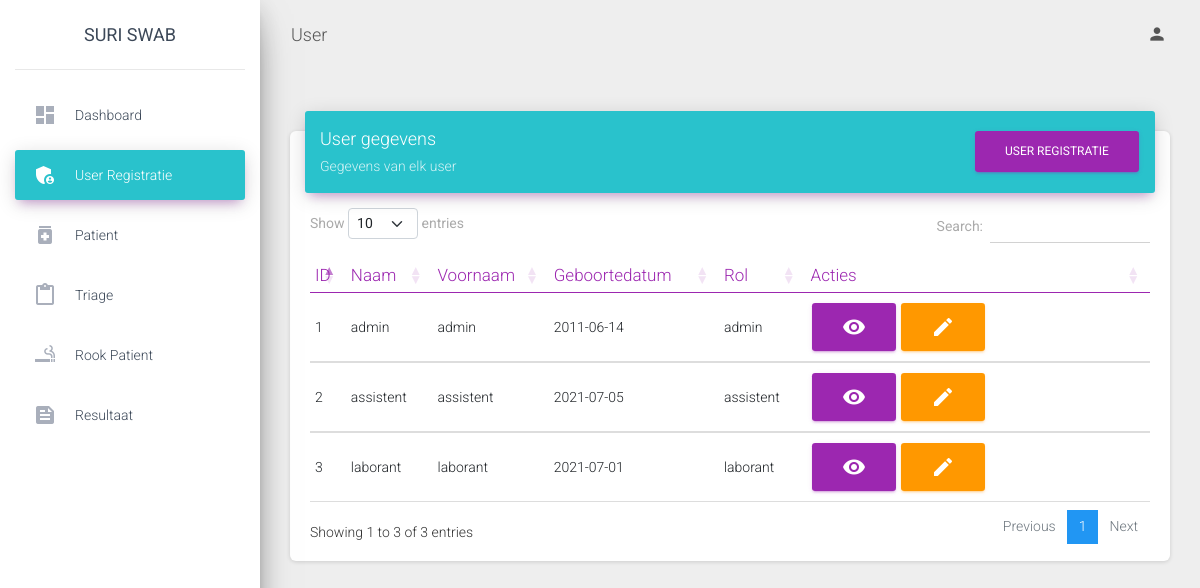
Page /admin/view/admin.php on the committed database.
### tables this page shows
CREATE TABLE `gebruikers` (
  `id_gebruiker` int(11) NOT NULL,
  `role` enum('admin','assistent','laborant') NOT NULL,
  `usernaam` varchar(255) NOT NULL,
  `password` varchar(255) NOT NULL,
  `id_district` int(11) NOT NULL,
  `Unaam` varchar(30) NOT NULL,
  `Uvoornaam` varchar(30) NOT NULL,
  `geboortedatum` date NOT NULL
);

### admin/view/admin.php (the view, shortened to what this page needs)
<?php
include '../../db/connection.php';
?>
<!DOCTYPE html>
<html lang="en">
<head>
  <link rel="stylesheet" href="https://maxcdn.bootstrapcdn.com/font-awesome/latest/css/font-awesome.min.css">
  <link href="https://cdn.jsdelivr.net/npm/bootstrap@5.0.1/dist/css/bootstrap.min.css" rel="stylesheet">
  <link href="../../assets/css/material-dashboard.css?v=2.1.2" rel="stylesheet" />
  <link href="../../assets/demo/demo.css" rel="stylesheet" />
 <link href="https://cdn.datatables.net/1.10.25/css/dataTables.bootstrap5.min.css" rel="stylesheet">
</head>
<body class="">
  <div class="wrapper ">
    <div class="sidebar" data-color="purple" data-background-color="white" data-image="../assets/img/sidebar-1.jpg" >
       <div class="logo"><a href="" class="simple-text logo-normal">
          Suri Swab
        </a></div>
      <div class="sidebar-wrapper">
        <ul class="nav">
          <li class="nav-item">
            <a class="nav-link" href="./dashboard.php">
              <i class="material-icons">dashboard</i>
              <p>Dashboard</p>
            </a>
          </li>
          <li class="nav-item active">
            <a class="nav-link" href="./admin.php" style="background-color: #29c2cc">
              <i class="material-icons">admin_panel_settings</i>
              <p>user registratie</p>
            </a>
          </li>
          <li class="nav-item ">
            <a class="nav-link" href="./patient.php">
              <i class="material-icons">medication</i>
              <p>patient</p>
            </a>
          </li>
          <li class="nav-item ">
            <a class="nav-link" href="./triage.php">
              <i class="material-icons">content_paste</i>
              <p>Triage</p>
            </a>
          </li>
          <li class="nav-item">
            <a class="nav-link" href="./rook.php">
              <i class="material-icons">smoking_rooms</i>
              <p>Rook patient</p>
            </a>
          </li>
          <li class="nav-item">
            <a class="nav-link" href="./resultaat.php">
              <i class="material-icons">feed</i>
              <p>Resultaat</p>
            </a>
          </li>
        </ul>
      </div>
    </div>
    <div class="main-panel">
      <nav class="navbar navbar-expand-lg navbar-transparent navbar-absolute fixed-top ">
        <div class="container-fluid">
          <div class="navbar-wrapper">
            <a class="navbar-brand" href="javascript:;">User</a>
          </div>
          <div class="collapse navbar-collapse justify-content-end">
            <ul class="navbar-nav">
              <li class="nav-item dropdown">
                <a class="nav-link" href="javascript:;" id="navbarDropdownProfile" data-toggle="dropdown" aria-haspopup="true" aria-expanded="false">
                  <i class="material-icons">person</i>
                </a>
              </li>
            </ul>
          </div>
        </div>
      </nav>
  <div class="content">
    <div class="container-fluid">
      <div class="row">
        <div class="col-md-12">
              </div>
          </div>
          <div class="row">
            <div class="col-md-12">
              <div class="card">
                <div class="card-header card-header-primary" style="background: #29c2cc">
                  <div class="row">
                    <div class="col-md-4">
                        <h4 class="card-title ">User gegevens</h4>
                        <p class="card-category"> Gegevens van elk user</p>
                       </div>
                          <div class="col-md-4">
                          </div>
    <div class="col-md-4 ">
          <span class="pull-right"><a href="#userregistratieModal" data-toggle="modal" class="btn btn-primary"><span class="glyphicon glyphicon-plus"></span>user registratie</a></span>
            </div>
                </div>
                </div>
                <div class="card-body">
                  <div class="table-responsive">
                    <table class="table" id="myTable">
                      <thead class=" text-primary">
                        <th>
                          ID
                        </th>
                        <th>
                          Naam
                        </th>
                        <th>
                          Voornaam
                        </th>
                        <th>
                          Geboortedatum
                        </th>
                        <th>
                          Rol
                        </th>
                        <th>
                          Acties
                        </th>
                      </thead>
                      <tbody>
                      <?php
                      $sql = "SELECT * from gebruikers";
                      $result = $conn->query($sql);
                                    if ($result->num_rows > 0) {
                                        while ($row = $result->fetch_assoc()) {
                      ?>
                      <tr>
                                                <td><?php echo $row['id_gebruiker']; ?></td>
                                                <td><?php echo $row['Unaam']; ?></td>
                                                <td><?php echo $row['Uvoornaam']; ?></td>
                                                <td><?php echo $row['geboortedatum']; ?></td>
                                                <td><?php echo $row['role']; ?></td>
                                                 <td>
                                                <a href="#viewuser<?php echo $row['id_gebruiker']; ?>" data-toggle="modal" class="btn btn-primary material-icons">visibility</a>
                                                <a href="#edituser<?php echo $row['id_gebruiker']; ?>" data-toggle="modal" class="btn btn-warning material-icons">edit</a>
                                                </td>
                      </tr>
                                    <?php
                                        }
                                    } else {
                                      echo "";
                                    }
                                    ?>
                      </tbody>
                    </table>
                  </div>
                </div>
              </div>
            </div>
          </div>
        </div>
      </div>
</body>
</html>

### rows in the picture
gebruikers: id_gebruiker "1", Unaam "admin", Uvoornaam "admin", geboortedatum "2011-06-14", role "admin"
gebruikers: id_gebruiker "2", Unaam "assistent", Uvoornaam "assistent", geboortedatum "2021-07-05", role "assistent"
gebruikers: id_gebruiker "3", Unaam "laborant", Uvoornaam "laborant", geboortedatum "2021-07-01", role "laborant"
